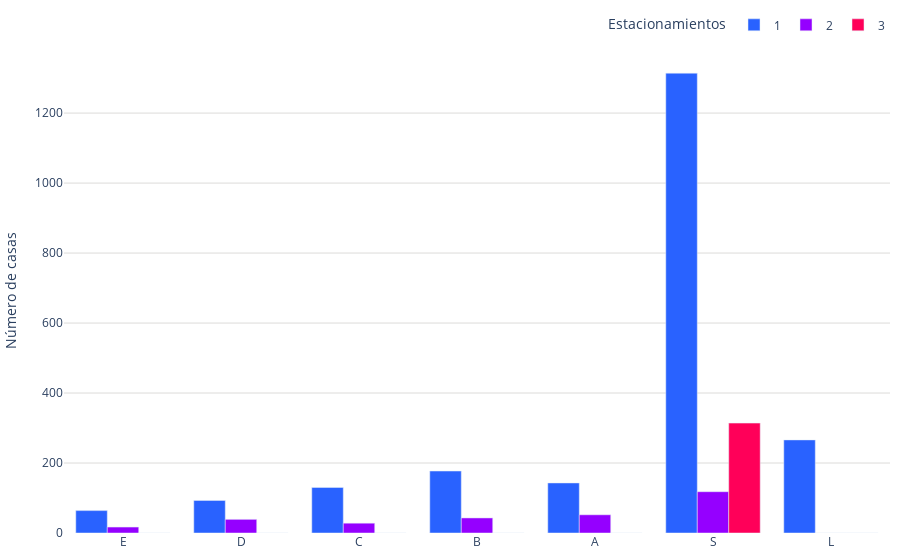

The cell this chart's notebook holds for it:
### Code cell
colores = ['#2962ff', '#9500ff', '#ff0059', '#ff8c00', '#b4e600', '#2EC2A2','#F79CB9','#E50CB6','#4225CF']
orden_segmentos=["E", "D", "C", "B","A", "S", "L"]

def graficar_tabla(tabla):
    segmentos = tabla.index
    banos = tabla.columns
    
    fig = go.Figure()
    
    for i, estacionamiento in enumerate(banos):
        color = colores[i % len(colores)]
        fig.add_trace(go.Bar(
            x=segmentos,
            y=tabla.loc[:, estacionamiento],
            name=estacionamiento,
            marker_color=color
        ))
    
    fig.update_layout(
        #title="M2 de Terreno",
        #xaxis_title="Rango de M2",
         yaxis=dict(
            title='Número de casas',
            gridcolor='#dddcda', # Color de las líneas que dividen los rangos del eje Y
            gridwidth=1,
        ),
        margin=dict(l=10, r=10, t=10, b=10),  # Ajusta los márgenes (left, right, top, bottom)
        legend_title="Estacionamientos",
        barmode='group',
        legend=dict(
            orientation='h',  # Orientación horizontal de la leyenda
            yanchor='bottom',  # Anclar al borde inferior
            y=1.02,  # Colocar la leyenda justo debajo del gráfico
            xanchor='right',
            x=1
        ),
        plot_bgcolor='rgba(0,0,0,0)',  # Color de fondo del gráfico
    )
    
    fig.show()    
    return fig

def guardar_grafico_como_html(fig, nombre_archivo, carpeta='assets/graficas'):
    # Crear la carpeta si no existe
    if not os.path.exists(carpeta):
        os.makedirs(carpeta)
    
    # Configuración personalizada para la gráfica
    config = {
        'displaylogo': False,  # Ocultar el logo de Plotly
        'modeBarButtonsToRemove': [
            'toImage',       # Botón para guardar como imagen
            'select2d',      # Box select
            'lasso2d',       # Lasso select
            'resetScale2d',  # Reset Axes
        ]
    }

    # Guardar la gráfica como archivo HTML
    pio.write_html(fig, f'{carpeta}/{nombre_archivo}.html', config=config)
    #pio.write_html(fig, f'{carpeta}/{nombre_archivo}.png')

# Llamar a la función graficar_tabla con la tabla como argumento
data = {
    'Segmento': ['E', 'D', 'C', 'B', 'A', 'S', 'L'],
    '1': [64,93,130,177,143,1314,266],
    '2': [17,39,28,43,52,118,0],
    '3': [0,0,0,0,0,314,0],    
}
df = pd.DataFrame(data)
df = df.set_index('Segmento')
fig = graficar_tabla(df)
# Guardar la gráfica como archivo HTML
guardar_grafico_como_html(fig, 'g_bar_estacionamientos', carpeta='assets/graficas')

### Figure 1 — Plotly figure (JSON) as saved in the notebook; plotly's stock layout.template omitted (floating-point values rounded to 4 significant figures)
{"data": [{"marker": {"color": "#2962ff"}, "name": "1", "type": "bar", "x": ["E", "D", "C", "B", "A", "S", "L"], "y": [64, 93, 130, 177, 143, 1314, 266]}, {"marker": {"color": "#9500ff"}, "name": "2", "type": "bar", "x": ["E", "D", "C", "B", "A", "S", "L"], "y": [17, 39, 28, 43, 52, 118, 0]}, {"marker": {"color": "#ff0059"}, "name": "3", "type": "bar", "x": ["E", "D", "C", "B", "A", "S", "L"], "y": [0, 0, 0, 0, 0, 314, 0]}], "layout": {"barmode": "group", "legend": {"orientation": "h", "title": {"text": "Estacionamientos"}, "x": 1, "xanchor": "right", "y": 1.02, "yanchor": "bottom"}, "margin": {"b": 10, "l": 10, "r": 10, "t": 10}, "plot_bgcolor": "rgba(0,0,0,0)", "yaxis": {"gridcolor": "#dddcda", "gridwidth": 1, "title": {"text": "Número de casas"}}}}
